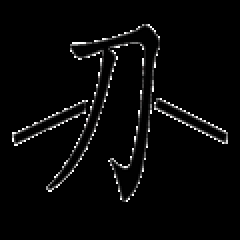
#> input picture img/一刀两断.png, 120 x 120 px (shown 2 times larger)
$ python image3d.py 'img/一刀两断.png'
#> lines starting #> are read from the running program, lines starting #| are printed output that depends on the picture
import numpy as np
import argparse
import math
import cv2
import sys
import os

# Parameters:
#     image_path: the path of image that you want rotated
#     shape     : the ideal shape of input image, None for original size.
#     alpha     : rotation around the x axis
#     beta       : rotation around the y axis
#     gamma     : rotation around the z axis (basically a 2D rotation)
#     dx        : translation along the x axis
#     dy        : translation along the y axis
#     dz        : translation along the z axis (distance to the image)
#
# Output:
#     image     : the rotated image
#
class ImageTransformer(object):
    """ Perspective transformation class for image
        with shape (height, width, #channels) """

    def __init__(self, image_path, shape):
#> called with image_path = 'img/一刀两断.png'
        img = cv2.imread(image_path, cv2.IMREAD_UNCHANGED)
#> img is the input picture: shape (120, 120, 4); mean B, G, R, A 7.3, 7.3, 7.3, 26.7
        if img is None:
            print("Err: can't open image file.")
            sys.exit()

        if shape is not None:
            img = cv2.resize(img, shape)

        # the size of the original image: height, width, channels
        h, w, c = img.shape
#> h = 120; w = 120; c = 4

        # calculate the border size
        hw = math.ceil(math.sqrt(h ** 2 + w ** 2)) #+ 25
#> hw = 170

        bg_img = np.zeros((hw, hw, c), dtype=np.uint8)

        rows, cols = img.shape[:2]
#> rows = 120; cols = 120
        roi = bg_img[0:rows, 0:cols ]
        dst = cv2.addWeighted(img, 1, roi, 0, 0)
        #add_img = timg.copy()
        topH = int ((hw - h) / 2 )
#> topH = 25
        topW = int ((hw - w) / 2)
#> topW = 25
        bg_img[topH:topH+rows, topW:topW+cols] = dst
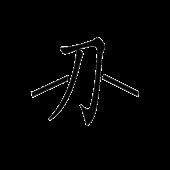
#> bg_img: shape (170, 170, 4); mean B, G, R, A 3.6, 3.6, 3.6, 13.3

        self.image = bg_img
        self.height = hw
#> self.height = 170
        self.width = hw
#> self.width = 170
        self.num_channels = c
#> self.num_channels = 4

        #print("h, w, c: ", self.height, self.width, self.num_channels)

    """ set the source image """
    def set_img(self, img):
        self.image=img

    def get_img(self, img):
        return self.image

    def get_rad(self, alpha, beta, gamma):
        return (self.deg_to_rad(alpha),
                self.deg_to_rad(beta),
                self.deg_to_rad(gamma))

    def get_deg(self, alpha, beta, gamma):
        return (self.rad_to_deg(alpha),
                self.rad_to_deg(beta),
                self.rad_to_deg(gamma))

    def deg_to_rad(self, deg):
        return deg * math.pi / 180.0

    def rad_to_deg(self, rad):
        return rad * 180.0 / math.pi

    """ Wrapper of Rotating a Image """
    def rotate_along_axis(self, alpha=0, beta=0, gamma=0, dx=0, dy=0, dz=0):

        # Get radius of rotation along 3 axes
        alpha, beta, gamma = self.get_rad(alpha, beta, gamma)

        # Get ideal focal length on z axis
        # NOTE: Change this section to other axis if needed
        d = np.sqrt(self.height**2 + self.width**2)
        self.focal = d / (0.4 * np.sin(gamma) if np.sin(gamma) != 0 else 1)
        dz = self.focal
        #print(dx, dy, dz, self.focal, np.sin(gamma))

        # Get projection matrix
        mat = self.get_M(alpha, beta, gamma, dx, dy, dz)

        return cv2.warpPerspective(self.image.copy(), mat, (self.width, self.height))


    """ Get Perspective Projection Matrix """
    def get_M(self, alpha, beta, gamma, dx, dy, dz):

        w = self.width
        h = self.height
        f = self.focal

        # Projection 2D -> 3D matrix
        A1 = np.array([ [1, 0, -w/2],
                        [0, 1, -h/2],
                        [0, 0, 0],
                        [0, 0, 1]])

        # Rotation matrices around the X, Y, and Z axis
        RX = np.array([ [1, 0, 0, 0],
                        [0, np.cos(alpha), -np.sin(alpha), 0],
                        [0, np.sin(alpha), np.cos(alpha), 0],
                        [0, 0, 0, 1]])

        RY = np.array([ [np.cos(beta), 0, -np.sin(beta), 0],
                        [0, 1, 0, 0],
                        [np.sin(beta), 0, np.cos(beta), 0],
                        [0, 0, 0, 1]])

        RZ = np.array([ [np.cos(gamma), -np.sin(gamma), 0, 0],
                        [np.sin(gamma), np.cos(gamma), 0, 0],
                        [0, 0, 1, 0],
                        [0, 0, 0, 1]])

        # Composed rotation matrix with (RZ, RY, RX)
        R = np.dot(np.dot(RZ, RY), RX)

        # Translation matrix
        T = np.array([  [1, 0, 0, dx],
                        [0, 1, 0, dy],
                        [0, 0, 1, dz],
                        [0, 0, 0, 1]])

        # Projection 3D -> 2D matrix
        A2 = np.array([ [f, 0, w/2, 0],
                        [0, f, h/2, 0],
                        [0, 0, 1, 0]])

        # Final transformation matrix
        return np.dot(A2, np.dot(T, np.dot(R, A1)))


def main():
    parser = argparse.ArgumentParser(description='Rotate a image to generate multiple rotated images')
    parser.add_argument('image_file', help='image file to be rotated')
    parser.add_argument('-x', type=int, metavar="axisX", dest="rx", default=0, help='the angle of rotate around X axis')
    parser.add_argument('-y', type=int, metavar="axisY", dest="ry", default=0, help='the angle of rotate around Y axis')
    parser.add_argument('-z', type=int, metavar="axisz", dest="rz", default=0, help='the angle of rotate around Z axis')
    parser.add_argument('-f', type=int, metavar="frame number", dest="fm", default=1, help='the frame number')
    parser.add_argument('-s', type=int, metavar=("scaleHeight,", "scaleWidth"), dest="size", nargs=2, help='the scaled height/width of image')
    parser.add_argument('-o', type=str, metavar="the output directory", dest="output", default="output", help='the directory of output image')

    args = parser.parse_args()
    img_path = args.image_file
    rx = args.rx
    ry = args.ry
    rz = args.rz
    frameNum = args.fm
    if frameNum == 0:
        print("Frame number can't be zero")
        sys.exit()

    if args.size is None:
        img_shape = None
    else:
        img_shape = (args.size[0], args.size[1])

    outdir = args.output

    #print(args)

    # Instantiate the class
    it = ImageTransformer(img_path, img_shape)

    # Make output dir
    if not os.path.isdir(outdir):
        os.mkdir(outdir)

    angx = rx / frameNum
    angy = ry / frameNum
    angz = rz / frameNum

    dx = 0
    dy = 0
    dz = 0
    # Iterate through rotation range
    for ang in range(0, frameNum):
        axisx = angx * ang
        axisy = angy * ang
        axisz = angz * ang

        rotated_img = it.rotate_along_axis(axisx, axisy, axisz, dx, dy, dz)

        #cv2.namedWindow("image",0);
        #cv2.resizeWindow("image", 400, 400);
        cv2.imwrite(outdir+'/{}.png'.format(str(ang).zfill(3)), rotated_img)
        #cv2.imshow('image', rotated_img)
        #cv2.waitKey(100)
        #cv2.destroyAllWindows()


if __name__ == "__main__":
    main()

$ run again, on img/万念俱灰.png
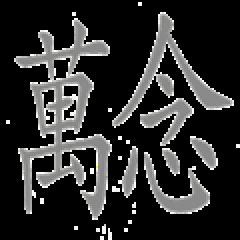
#> input picture img/万念俱灰.png, 120 x 120 px (shown 2 times larger)
#> in __init__, img is the input picture: shape (120, 120, 4); mean B, G, R, A 45.6, 45.8, 45.9, 51.3
#> in __init__, `bg_img[topH:topH+rows, topW:topW+cols] = dst`:
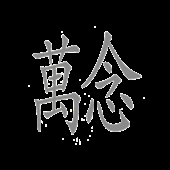
#> bg_img: shape (170, 170, 4); mean B, G, R, A 22.7, 22.8, 22.9, 25.6

$ run again, on img/不卑不亢.png
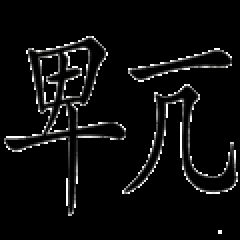
#> input picture img/不卑不亢.png, 120 x 120 px (shown 2 times larger)
#> in __init__, img is the input picture: shape (120, 120, 4); mean B, G, R, A 12.2, 12.2, 12.3, 36.9
#> in __init__, `bg_img[topH:topH+rows, topW:topW+cols] = dst`:
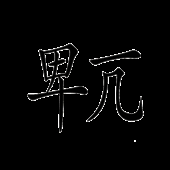
#> bg_img: shape (170, 170, 4); mean B, G, R, A 6.1, 6.1, 6.1, 18.4

$ run again, on img/不可一世.png
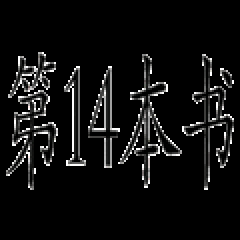
#> input picture img/不可一世.png, 120 x 120 px (shown 2 times larger)
#> in __init__, img is the input picture: shape (120, 120, 4); mean B, G, R, A 16, 16.2, 16.2, 28.6
#> in __init__, `bg_img[topH:topH+rows, topW:topW+cols] = dst`:
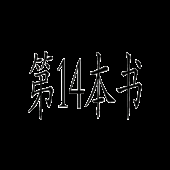
#> bg_img: shape (170, 170, 4); mean B, G, R, A 8, 8.1, 8.1, 14.3
